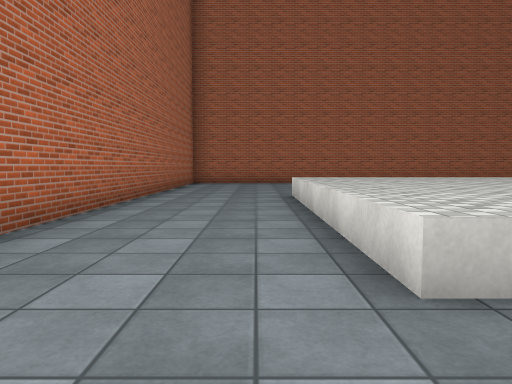
View 1 (above)

19 first-person views from a walk through a Unity game level. The camera is 1.2 m above the floor, tilts 4° down and sees 70° across. The floor is counted in squares, 2 m on a side. Each view is taken from the middle of a square. On the plan, view 1 faces up. The plan holds only what a view shows up to about 10 squares ahead; the rest is blank. The place goes on beyond the plan. The player is left out. Some animated figures are not drawn. Surface patterns are stand-ins for the level's own textures.

View 2
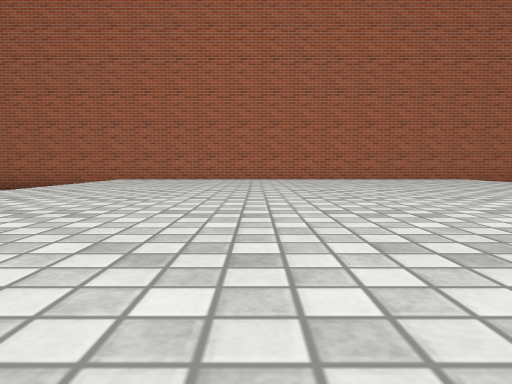

View 3
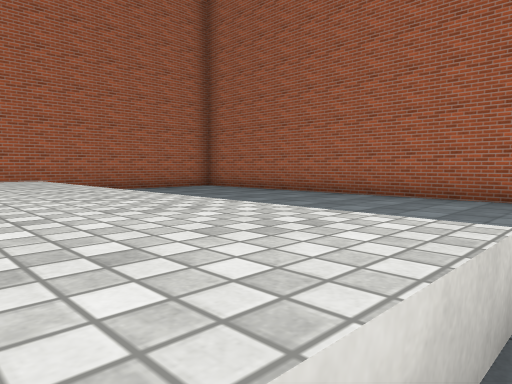

View 4
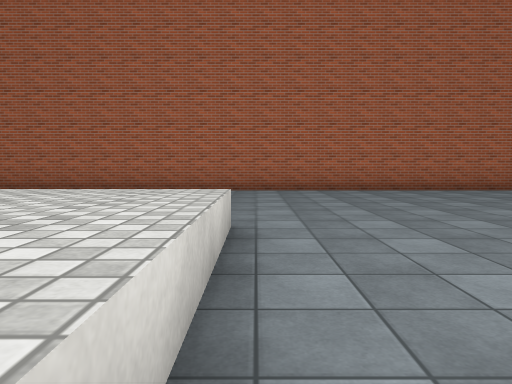

View 5
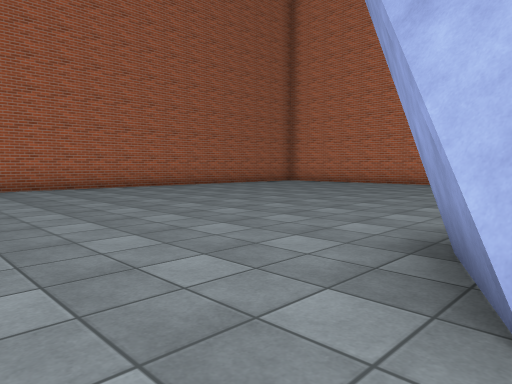

View 6
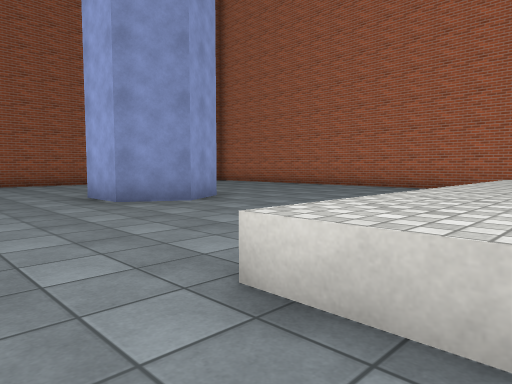

View 7
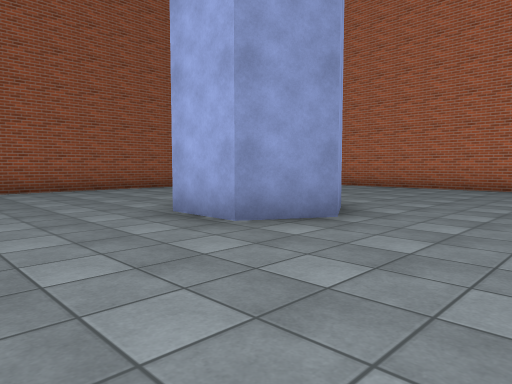

View 8
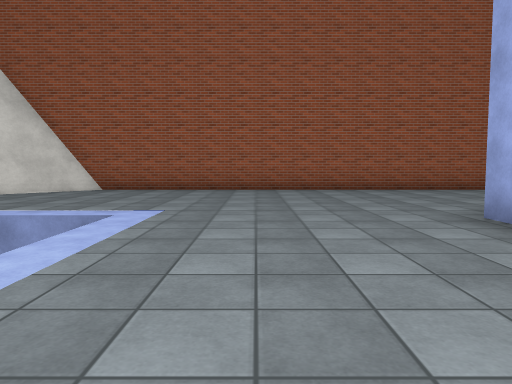

View 9
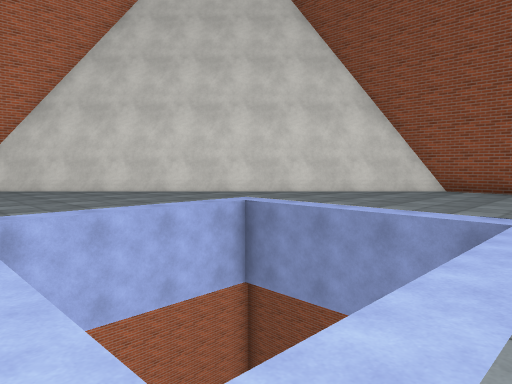

View 10
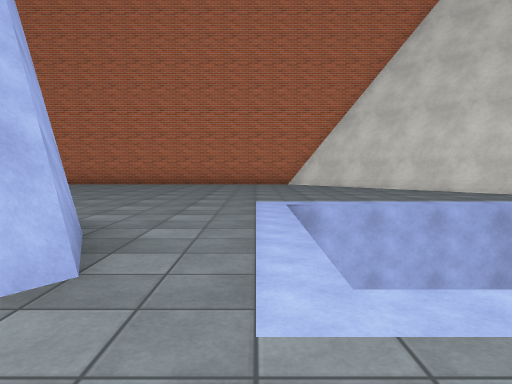

View 11
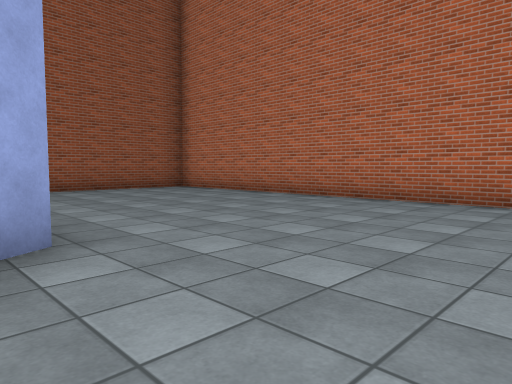

View 12
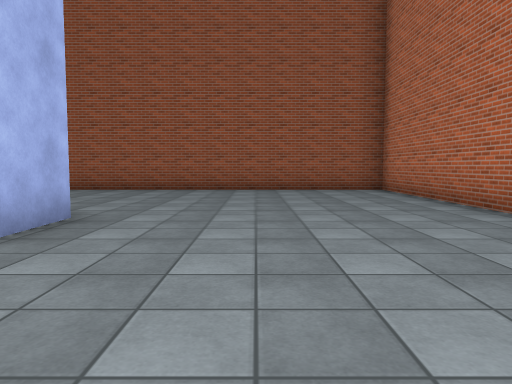

View 13
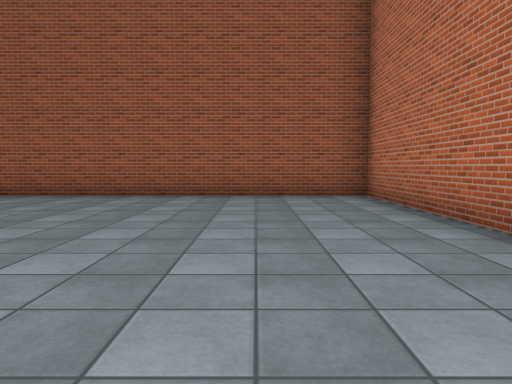

View 14
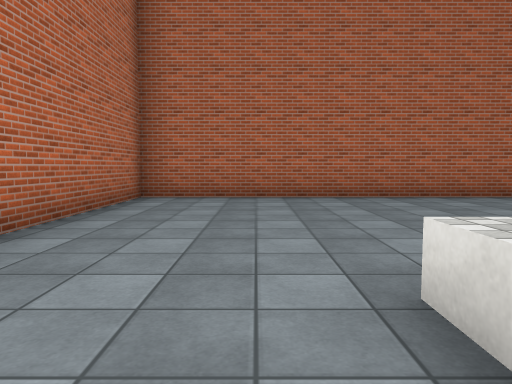

View 15
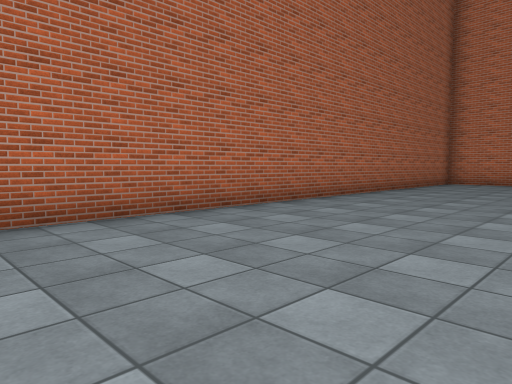

View 16
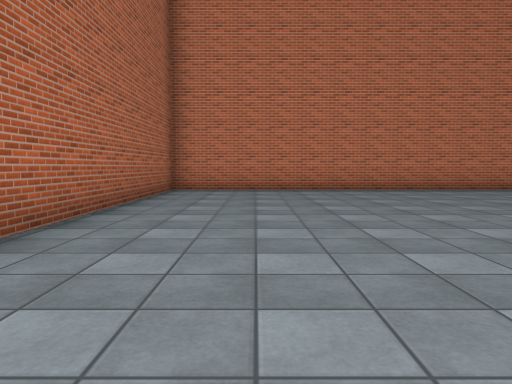

View 17
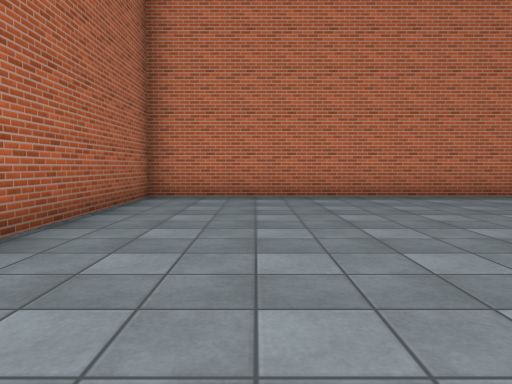

View 18
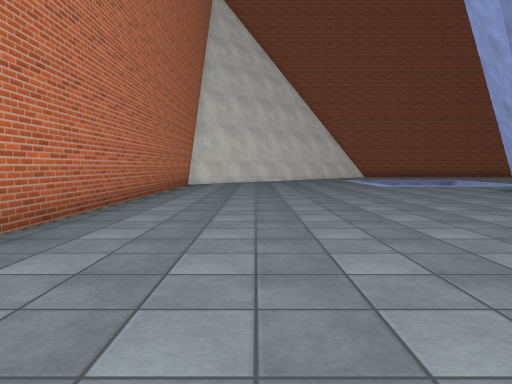

View 19
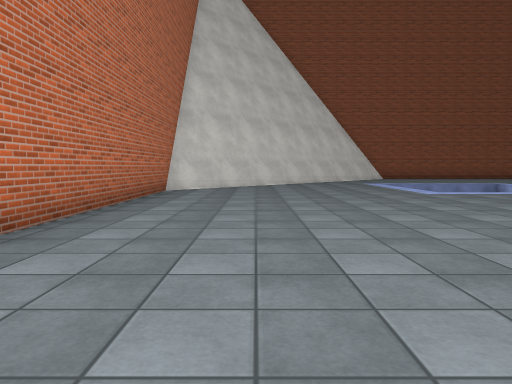

### Floor plan
Key: @ floor where view 1 was taken; # wall or solid block; . floor; / step, stairs or slope; = window, fence, low wall or low ledge; ^ raised ledge; v drop or lower ground.
Columns run from 3 left of view 1 to 21 right of it. Each row starts with its distance up from view 1.
 14 #########################
 13 #.......................#
 12 #.......................#
 11 #.......................#
 10 #.......................#
  9 #.....    ..............#
  8 #.......................#
  7 #...^^^^^^..............#
  6 #...^^^^^^..............#
  5 #...^^^^^^..............#
  4 #...^^^^^^....# ........#
  3 #...^^^^^^...###........#
  2 #...^^^^^^...##.........#
  1 # ...    ...............#
  0 #  @....................#
 -1 #............v  =....../#
 -2 #............v   ...../##
 -3 #......##....v   ..../##
 -4 #......##....vvvv.../##
 -5 #................../##
 -6 #................./##
 -7 #................/##
 -8 #.............../##
 -9 #............../##
-10 #################

Positions as (right, up) in squares from view 1, and headings:
1: (0, 0), facing up
2: (7, 4), facing left
3: (7, 6), facing up-left
4: (7, 4), facing up
5: (8, 3), facing up-right
6: (8, 3), facing down-left
7: (8, 0), facing down-left
8: (8, 0), facing down
9: (9, 0), facing down-right
10: (8, 0), facing right
11: (4, 0), facing down-left
12: (1, 0), facing down
13: (0, -2), facing down
14: (0, 6), facing up
15: (7, 9), facing up-right
16: (11, 11), facing right
17: (13, 11), facing right
18: (18, 11), facing down
19: (18, 8), facing down
